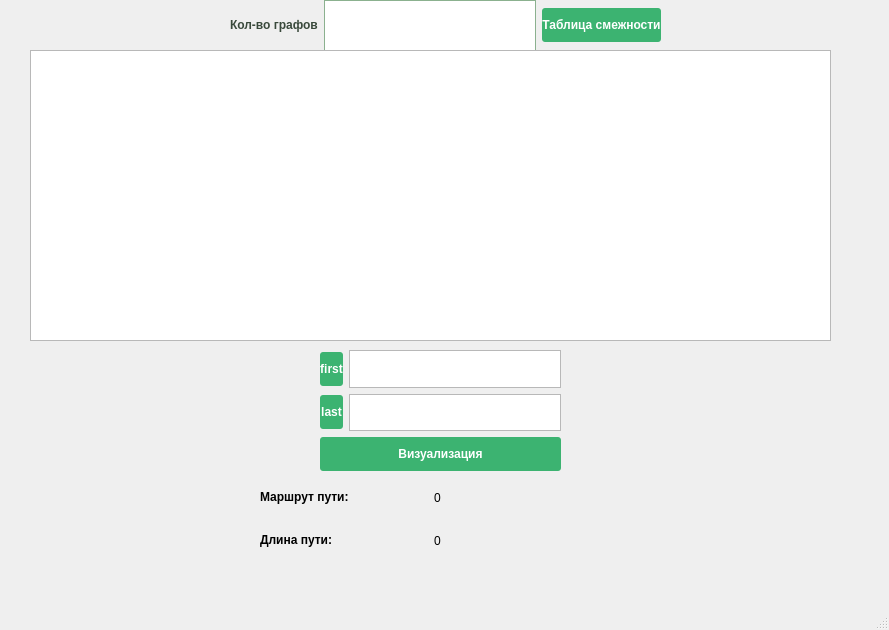
<?xml version="1.0" encoding="UTF-8"?>
<ui version="4.0">
 <class>MainWindow</class>
 <widget class="QMainWindow" name="MainWindow">
  <property name="geometry">
   <rect>
    <x>0</x>
    <y>0</y>
    <width>889</width>
    <height>630</height>
   </rect>
  </property>
  <property name="windowTitle">
   <string>MainWindow</string>
  </property>
  <widget class="QWidget" name="centralwidget">
   <widget class="QWidget" name="gridLayoutWidget_2">
    <property name="geometry">
     <rect>
      <x>320</x>
      <y>350</y>
      <width>241</width>
      <height>121</height>
     </rect>
    </property>
    <layout class="QGridLayout" name="gridLayout_2">
     <item row="0" column="0">
      <widget class="QPushButton" name="first_btn">
       <property name="styleSheet">
        <string notr="true">font-weight: 700;
  color: white;
  text-decoration: none;
  padding: .8em 1em calc(.8em + 3px);
  border-radius: 3px;
  background: rgb(60, 179, 113);
  hover background: rgb(53, 167, 110); 
  background: rgb(60, 179, 113);
padding-top: 10px;
  padding-bottom: 10px;</string>
       </property>
       <property name="text">
        <string>first</string>
       </property>
      </widget>
     </item>
     <item row="1" column="1">
      <widget class="QTextEdit" name="textEdit_3"/>
     </item>
     <item row="0" column="1">
      <widget class="QTextEdit" name="textEdit_2"/>
     </item>
     <item row="1" column="0">
      <widget class="QPushButton" name="last_btn">
       <property name="styleSheet">
        <string notr="true">font-weight: 700;
  color: white;
  text-decoration: none;
  padding: .8em 1em calc(.8em + 3px);
  border-radius: 3px;
  background: rgb(60, 179, 113);
  hover background: rgb(53, 167, 110); 
  background: rgb(60, 179, 113);
padding-top: 10px;
  padding-bottom: 10px;</string>
       </property>
       <property name="text">
        <string>last</string>
       </property>
      </widget>
     </item>
     <item row="2" column="0" colspan="2">
      <widget class="QPushButton" name="visual_btn">
       <property name="styleSheet">
        <string notr="true">font-weight: 700;
  color: white;
  text-decoration: none;
  padding: .8em 1em calc(.8em + 3px);
  border-radius: 3px;
  background: rgb(64,199,129);
  hover background: rgb(53, 167, 110); 
  background: rgb(60, 179, 113);
padding-top: 10px;
  padding-bottom: 10px;</string>
       </property>
       <property name="text">
        <string>Визуализация</string>
       </property>
      </widget>
     </item>
    </layout>
   </widget>
   <widget class="QWidget" name="gridLayoutWidget_3">
    <property name="geometry">
     <rect>
      <x>260</x>
      <y>479</y>
      <width>341</width>
      <height>80</height>
     </rect>
    </property>
    <layout class="QGridLayout" name="gridLayout_3">
     <property name="rightMargin">
      <number>0</number>
     </property>
     <item row="0" column="0">
      <widget class="QLabel" name="label_4">
       <property name="text">
        <string>&lt;html&gt;&lt;head/&gt;&lt;body&gt;&lt;p&gt;&lt;span style=&quot; font-weight:600;&quot;&gt;Маршрут пути:&lt;/span&gt;&lt;/p&gt;&lt;/body&gt;&lt;/html&gt;</string>
       </property>
      </widget>
     </item>
     <item row="0" column="1">
      <widget class="QLabel" name="label">
       <property name="text">
        <string>0</string>
       </property>
      </widget>
     </item>
     <item row="1" column="0">
      <widget class="QLabel" name="label_5">
       <property name="text">
        <string>&lt;html&gt;&lt;head/&gt;&lt;body&gt;&lt;p&gt;&lt;span style=&quot; font-weight:600;&quot;&gt;Длина пути:&lt;/span&gt;&lt;/p&gt;&lt;/body&gt;&lt;/html&gt;</string>
       </property>
      </widget>
     </item>
     <item row="1" column="1">
      <widget class="QLabel" name="label_2">
       <property name="text">
        <string>0</string>
       </property>
      </widget>
     </item>
    </layout>
   </widget>
   <widget class="QWidget" name="gridLayoutWidget">
    <property name="geometry">
     <rect>
      <x>230</x>
      <y>0</y>
      <width>431</width>
      <height>51</height>
     </rect>
    </property>
    <layout class="QGridLayout" name="gridLayout">
     <item row="0" column="1">
      <widget class="QTextEdit" name="textEdit">
       <property name="palette">
        <palette>
         <active>
          <colorrole role="WindowText">
           <brush brushstyle="SolidPattern">
            <color alpha="255">
             <red>57</red>
             <green>73</green>
             <blue>59</blue>
            </color>
           </brush>
          </colorrole>
          <colorrole role="Button">
           <brush brushstyle="SolidPattern">
            <color alpha="255">
             <red>180</red>
             <green>229</green>
             <blue>186</blue>
            </color>
           </brush>
          </colorrole>
          <colorrole role="Light">
           <brush brushstyle="SolidPattern">
            <color alpha="255">
             <red>180</red>
             <green>229</green>
             <blue>186</blue>
            </color>
           </brush>
          </colorrole>
          <colorrole role="Midlight">
           <brush brushstyle="SolidPattern">
            <color alpha="255">
             <red>180</red>
             <green>229</green>
             <blue>186</blue>
            </color>
           </brush>
          </colorrole>
          <colorrole role="Dark">
           <brush brushstyle="SolidPattern">
            <color alpha="255">
             <red>58</red>
             <green>74</green>
             <blue>60</blue>
            </color>
           </brush>
          </colorrole>
          <colorrole role="Mid">
           <brush brushstyle="SolidPattern">
            <color alpha="255">
             <red>55</red>
             <green>70</green>
             <blue>57</blue>
            </color>
           </brush>
          </colorrole>
          <colorrole role="Text">
           <brush brushstyle="SolidPattern">
            <color alpha="255">
             <red>57</red>
             <green>73</green>
             <blue>59</blue>
            </color>
           </brush>
          </colorrole>
          <colorrole role="BrightText">
           <brush brushstyle="SolidPattern">
            <color alpha="255">
             <red>180</red>
             <green>229</green>
             <blue>186</blue>
            </color>
           </brush>
          </colorrole>
          <colorrole role="ButtonText">
           <brush brushstyle="SolidPattern">
            <color alpha="255">
             <red>57</red>
             <green>73</green>
             <blue>59</blue>
            </color>
           </brush>
          </colorrole>
          <colorrole role="Base">
           <brush brushstyle="SolidPattern">
            <color alpha="255">
             <red>255</red>
             <green>255</green>
             <blue>255</blue>
            </color>
           </brush>
          </colorrole>
          <colorrole role="Window">
           <brush brushstyle="SolidPattern">
            <color alpha="255">
             <red>180</red>
             <green>229</green>
             <blue>186</blue>
            </color>
           </brush>
          </colorrole>
          <colorrole role="Highlight">
           <brush brushstyle="SolidPattern">
            <color alpha="255">
             <red>57</red>
             <green>73</green>
             <blue>59</blue>
            </color>
           </brush>
          </colorrole>
          <colorrole role="Link">
           <brush brushstyle="SolidPattern">
            <color alpha="255">
             <red>55</red>
             <green>71</green>
             <blue>57</blue>
            </color>
           </brush>
          </colorrole>
          <colorrole role="LinkVisited">
           <brush brushstyle="SolidPattern">
            <color alpha="255">
             <red>38</red>
             <green>48</green>
             <blue>39</blue>
            </color>
           </brush>
          </colorrole>
          <colorrole role="AlternateBase">
           <brush brushstyle="SolidPattern">
            <color alpha="255">
             <red>180</red>
             <green>229</green>
             <blue>186</blue>
            </color>
           </brush>
          </colorrole>
          <colorrole role="ToolTipText">
           <brush brushstyle="SolidPattern">
            <color alpha="255">
             <red>56</red>
             <green>72</green>
             <blue>58</blue>
            </color>
           </brush>
          </colorrole>
          <colorrole role="PlaceholderText">
           <brush brushstyle="SolidPattern">
            <color alpha="255">
             <red>56</red>
             <green>71</green>
             <blue>58</blue>
            </color>
           </brush>
          </colorrole>
         </active>
         <inactive>
          <colorrole role="WindowText">
           <brush brushstyle="SolidPattern">
            <color alpha="255">
             <red>57</red>
             <green>73</green>
             <blue>59</blue>
            </color>
           </brush>
          </colorrole>
          <colorrole role="Button">
           <brush brushstyle="SolidPattern">
            <color alpha="255">
             <red>180</red>
             <green>229</green>
             <blue>186</blue>
            </color>
           </brush>
          </colorrole>
          <colorrole role="Light">
           <brush brushstyle="SolidPattern">
            <color alpha="255">
             <red>180</red>
             <green>229</green>
             <blue>186</blue>
            </color>
           </brush>
          </colorrole>
          <colorrole role="Midlight">
           <brush brushstyle="SolidPattern">
            <color alpha="255">
             <red>180</red>
             <green>229</green>
             <blue>186</blue>
            </color>
           </brush>
          </colorrole>
          <colorrole role="Dark">
           <brush brushstyle="SolidPattern">
            <color alpha="255">
             <red>58</red>
             <green>74</green>
             <blue>60</blue>
            </color>
           </brush>
          </colorrole>
          <colorrole role="Mid">
           <brush brushstyle="SolidPattern">
            <color alpha="255">
             <red>55</red>
             <green>70</green>
             <blue>57</blue>
            </color>
           </brush>
          </colorrole>
          <colorrole role="Text">
           <brush brushstyle="SolidPattern">
            <color alpha="255">
             <red>57</red>
             <green>73</green>
             <blue>59</blue>
            </color>
           </brush>
          </colorrole>
          <colorrole role="BrightText">
           <brush brushstyle="SolidPattern">
            <color alpha="255">
             <red>180</red>
             <green>229</green>
             <blue>186</blue>
            </color>
           </brush>
          </colorrole>
          <colorrole role="ButtonText">
           <brush brushstyle="SolidPattern">
            <color alpha="255">
             <red>57</red>
             <green>73</green>
             <blue>59</blue>
            </color>
           </brush>
          </colorrole>
          <colorrole role="Base">
           <brush brushstyle="SolidPattern">
            <color alpha="255">
             <red>255</red>
             <green>255</green>
             <blue>255</blue>
            </color>
           </brush>
          </colorrole>
          <colorrole role="Window">
           <brush brushstyle="SolidPattern">
            <color alpha="255">
             <red>180</red>
             <green>229</green>
             <blue>186</blue>
            </color>
           </brush>
          </colorrole>
          <colorrole role="Highlight">
           <brush brushstyle="SolidPattern">
            <color alpha="255">
             <red>57</red>
             <green>73</green>
             <blue>59</blue>
            </color>
           </brush>
          </colorrole>
          <colorrole role="Link">
           <brush brushstyle="SolidPattern">
            <color alpha="255">
             <red>55</red>
             <green>71</green>
             <blue>57</blue>
            </color>
           </brush>
          </colorrole>
          <colorrole role="LinkVisited">
           <brush brushstyle="SolidPattern">
            <color alpha="255">
             <red>38</red>
             <green>48</green>
             <blue>39</blue>
            </color>
           </brush>
          </colorrole>
          <colorrole role="AlternateBase">
           <brush brushstyle="SolidPattern">
            <color alpha="255">
             <red>180</red>
             <green>229</green>
             <blue>186</blue>
            </color>
           </brush>
          </colorrole>
          <colorrole role="ToolTipText">
           <brush brushstyle="SolidPattern">
            <color alpha="255">
             <red>56</red>
             <green>72</green>
             <blue>58</blue>
            </color>
           </brush>
          </colorrole>
          <colorrole role="PlaceholderText">
           <brush brushstyle="SolidPattern">
            <color alpha="255">
             <red>56</red>
             <green>71</green>
             <blue>58</blue>
            </color>
           </brush>
          </colorrole>
         </inactive>
         <disabled>
          <colorrole role="WindowText">
           <brush brushstyle="SolidPattern">
            <color alpha="255">
             <red>58</red>
             <green>74</green>
             <blue>60</blue>
            </color>
           </brush>
          </colorrole>
          <colorrole role="Button">
           <brush brushstyle="SolidPattern">
            <color alpha="255">
             <red>180</red>
             <green>229</green>
             <blue>186</blue>
            </color>
           </brush>
          </colorrole>
          <colorrole role="Light">
           <brush brushstyle="SolidPattern">
            <color alpha="255">
             <red>180</red>
             <green>229</green>
             <blue>186</blue>
            </color>
           </brush>
          </colorrole>
          <colorrole role="Midlight">
           <brush brushstyle="SolidPattern">
            <color alpha="255">
             <red>180</red>
             <green>229</green>
             <blue>186</blue>
            </color>
           </brush>
          </colorrole>
          <colorrole role="Dark">
           <brush brushstyle="SolidPattern">
            <color alpha="255">
             <red>58</red>
             <green>74</green>
             <blue>60</blue>
            </color>
           </brush>
          </colorrole>
          <colorrole role="Mid">
           <brush brushstyle="SolidPattern">
            <color alpha="255">
             <red>55</red>
             <green>70</green>
             <blue>57</blue>
            </color>
           </brush>
          </colorrole>
          <colorrole role="Text">
           <brush brushstyle="SolidPattern">
            <color alpha="255">
             <red>58</red>
             <green>74</green>
             <blue>60</blue>
            </color>
           </brush>
          </colorrole>
          <colorrole role="BrightText">
           <brush brushstyle="SolidPattern">
            <color alpha="255">
             <red>180</red>
             <green>229</green>
             <blue>186</blue>
            </color>
           </brush>
          </colorrole>
          <colorrole role="ButtonText">
           <brush brushstyle="SolidPattern">
            <color alpha="255">
             <red>58</red>
             <green>74</green>
             <blue>60</blue>
            </color>
           </brush>
          </colorrole>
          <colorrole role="Base">
           <brush brushstyle="SolidPattern">
            <color alpha="255">
             <red>180</red>
             <green>229</green>
             <blue>186</blue>
            </color>
           </brush>
          </colorrole>
          <colorrole role="Window">
           <brush brushstyle="SolidPattern">
            <color alpha="255">
             <red>180</red>
             <green>229</green>
             <blue>186</blue>
            </color>
           </brush>
          </colorrole>
          <colorrole role="Highlight">
           <brush brushstyle="SolidPattern">
            <color alpha="255">
             <red>0</red>
             <green>120</green>
             <blue>215</blue>
            </color>
           </brush>
          </colorrole>
          <colorrole role="Link">
           <brush brushstyle="SolidPattern">
            <color alpha="255">
             <red>55</red>
             <green>71</green>
             <blue>57</blue>
            </color>
           </brush>
          </colorrole>
          <colorrole role="LinkVisited">
           <brush brushstyle="SolidPattern">
            <color alpha="255">
             <red>38</red>
             <green>48</green>
             <blue>39</blue>
            </color>
           </brush>
          </colorrole>
          <colorrole role="AlternateBase">
           <brush brushstyle="SolidPattern">
            <color alpha="255">
             <red>180</red>
             <green>229</green>
             <blue>186</blue>
            </color>
           </brush>
          </colorrole>
          <colorrole role="ToolTipText">
           <brush brushstyle="SolidPattern">
            <color alpha="255">
             <red>56</red>
             <green>72</green>
             <blue>58</blue>
            </color>
           </brush>
          </colorrole>
          <colorrole role="PlaceholderText">
           <brush brushstyle="SolidPattern">
            <color alpha="255">
             <red>56</red>
             <green>71</green>
             <blue>58</blue>
            </color>
           </brush>
          </colorrole>
         </disabled>
        </palette>
       </property>
      </widget>
     </item>
     <item row="0" column="0">
      <widget class="QLabel" name="label_3">
       <property name="palette">
        <palette>
         <active>
          <colorrole role="WindowText">
           <brush brushstyle="SolidPattern">
            <color alpha="255">
             <red>57</red>
             <green>73</green>
             <blue>59</blue>
            </color>
           </brush>
          </colorrole>
          <colorrole role="Button">
           <brush brushstyle="SolidPattern">
            <color alpha="255">
             <red>180</red>
             <green>229</green>
             <blue>186</blue>
            </color>
           </brush>
          </colorrole>
          <colorrole role="Light">
           <brush brushstyle="SolidPattern">
            <color alpha="255">
             <red>180</red>
             <green>229</green>
             <blue>186</blue>
            </color>
           </brush>
          </colorrole>
          <colorrole role="Midlight">
           <brush brushstyle="SolidPattern">
            <color alpha="255">
             <red>180</red>
             <green>229</green>
             <blue>186</blue>
            </color>
           </brush>
          </colorrole>
          <colorrole role="Dark">
           <brush brushstyle="SolidPattern">
            <color alpha="255">
             <red>58</red>
             <green>74</green>
             <blue>60</blue>
            </color>
           </brush>
          </colorrole>
          <colorrole role="Mid">
           <brush brushstyle="SolidPattern">
            <color alpha="255">
             <red>55</red>
             <green>70</green>
             <blue>57</blue>
            </color>
           </brush>
          </colorrole>
          <colorrole role="Text">
           <brush brushstyle="SolidPattern">
            <color alpha="255">
             <red>57</red>
             <green>73</green>
             <blue>59</blue>
            </color>
           </brush>
          </colorrole>
          <colorrole role="BrightText">
           <brush brushstyle="SolidPattern">
            <color alpha="255">
             <red>180</red>
             <green>229</green>
             <blue>186</blue>
            </color>
           </brush>
          </colorrole>
          <colorrole role="ButtonText">
           <brush brushstyle="SolidPattern">
            <color alpha="255">
             <red>57</red>
             <green>73</green>
             <blue>59</blue>
            </color>
           </brush>
          </colorrole>
          <colorrole role="Base">
           <brush brushstyle="SolidPattern">
            <color alpha="255">
             <red>180</red>
             <green>229</green>
             <blue>186</blue>
            </color>
           </brush>
          </colorrole>
          <colorrole role="Window">
           <brush brushstyle="SolidPattern">
            <color alpha="255">
             <red>180</red>
             <green>229</green>
             <blue>186</blue>
            </color>
           </brush>
          </colorrole>
          <colorrole role="Highlight">
           <brush brushstyle="SolidPattern">
            <color alpha="255">
             <red>57</red>
             <green>73</green>
             <blue>59</blue>
            </color>
           </brush>
          </colorrole>
          <colorrole role="Link">
           <brush brushstyle="SolidPattern">
            <color alpha="255">
             <red>55</red>
             <green>71</green>
             <blue>57</blue>
            </color>
           </brush>
          </colorrole>
          <colorrole role="LinkVisited">
           <brush brushstyle="SolidPattern">
            <color alpha="255">
             <red>38</red>
             <green>48</green>
             <blue>39</blue>
            </color>
           </brush>
          </colorrole>
          <colorrole role="AlternateBase">
           <brush brushstyle="SolidPattern">
            <color alpha="255">
             <red>180</red>
             <green>229</green>
             <blue>186</blue>
            </color>
           </brush>
          </colorrole>
          <colorrole role="ToolTipText">
           <brush brushstyle="SolidPattern">
            <color alpha="255">
             <red>56</red>
             <green>72</green>
             <blue>58</blue>
            </color>
           </brush>
          </colorrole>
          <colorrole role="PlaceholderText">
           <brush brushstyle="SolidPattern">
            <color alpha="255">
             <red>56</red>
             <green>71</green>
             <blue>58</blue>
            </color>
           </brush>
          </colorrole>
         </active>
         <inactive>
          <colorrole role="WindowText">
           <brush brushstyle="SolidPattern">
            <color alpha="255">
             <red>57</red>
             <green>73</green>
             <blue>59</blue>
            </color>
           </brush>
          </colorrole>
          <colorrole role="Button">
           <brush brushstyle="SolidPattern">
            <color alpha="255">
             <red>180</red>
             <green>229</green>
             <blue>186</blue>
            </color>
           </brush>
          </colorrole>
          <colorrole role="Light">
           <brush brushstyle="SolidPattern">
            <color alpha="255">
             <red>180</red>
             <green>229</green>
             <blue>186</blue>
            </color>
           </brush>
          </colorrole>
          <colorrole role="Midlight">
           <brush brushstyle="SolidPattern">
            <color alpha="255">
             <red>180</red>
             <green>229</green>
             <blue>186</blue>
            </color>
           </brush>
          </colorrole>
          <colorrole role="Dark">
           <brush brushstyle="SolidPattern">
            <color alpha="255">
             <red>58</red>
             <green>74</green>
             <blue>60</blue>
            </color>
           </brush>
          </colorrole>
          <colorrole role="Mid">
           <brush brushstyle="SolidPattern">
            <color alpha="255">
             <red>55</red>
             <green>70</green>
             <blue>57</blue>
            </color>
           </brush>
          </colorrole>
          <colorrole role="Text">
           <brush brushstyle="SolidPattern">
            <color alpha="255">
             <red>57</red>
             <green>73</green>
             <blue>59</blue>
            </color>
           </brush>
          </colorrole>
          <colorrole role="BrightText">
           <brush brushstyle="SolidPattern">
            <color alpha="255">
             <red>180</red>
             <green>229</green>
             <blue>186</blue>
            </color>
           </brush>
          </colorrole>
          <colorrole role="ButtonText">
           <brush brushstyle="SolidPattern">
            <color alpha="255">
             <red>57</red>
             <green>73</green>
             <blue>59</blue>
            </color>
           </brush>
          </colorrole>
          <colorrole role="Base">
           <brush brushstyle="SolidPattern">
            <color alpha="255">
             <red>180</red>
             <green>229</green>
             <blue>186</blue>
            </color>
           </brush>
          </colorrole>
          <colorrole role="Window">
           <brush brushstyle="SolidPattern">
            <color alpha="255">
             <red>180</red>
             <green>229</green>
             <blue>186</blue>
            </color>
           </brush>
          </colorrole>
          <colorrole role="Highlight">
           <brush brushstyle="SolidPattern">
            <color alpha="255">
             <red>57</red>
             <green>73</green>
             <blue>59</blue>
            </color>
           </brush>
          </colorrole>
          <colorrole role="Link">
           <brush brushstyle="SolidPattern">
            <color alpha="255">
             <red>55</red>
             <green>71</green>
             <blue>57</blue>
            </color>
           </brush>
          </colorrole>
          <colorrole role="LinkVisited">
           <brush brushstyle="SolidPattern">
            <color alpha="255">
             <red>38</red>
             <green>48</green>
             <blue>39</blue>
            </color>
           </brush>
          </colorrole>
          <colorrole role="AlternateBase">
           <brush brushstyle="SolidPattern">
            <color alpha="255">
             <red>180</red>
             <green>229</green>
             <blue>186</blue>
            </color>
           </brush>
          </colorrole>
          <colorrole role="ToolTipText">
           <brush brushstyle="SolidPattern">
            <color alpha="255">
             <red>56</red>
             <green>72</green>
             <blue>58</blue>
            </color>
           </brush>
          </colorrole>
          <colorrole role="PlaceholderText">
           <brush brushstyle="SolidPattern">
            <color alpha="255">
             <red>56</red>
             <green>71</green>
             <blue>58</blue>
            </color>
           </brush>
          </colorrole>
         </inactive>
         <disabled>
          <colorrole role="WindowText">
           <brush brushstyle="SolidPattern">
            <color alpha="255">
             <red>58</red>
             <green>74</green>
             <blue>60</blue>
            </color>
           </brush>
          </colorrole>
          <colorrole role="Button">
           <brush brushstyle="SolidPattern">
            <color alpha="255">
             <red>180</red>
             <green>229</green>
             <blue>186</blue>
            </color>
           </brush>
          </colorrole>
          <colorrole role="Light">
           <brush brushstyle="SolidPattern">
            <color alpha="255">
             <red>180</red>
             <green>229</green>
             <blue>186</blue>
            </color>
           </brush>
          </colorrole>
          <colorrole role="Midlight">
           <brush brushstyle="SolidPattern">
            <color alpha="255">
             <red>180</red>
             <green>229</green>
             <blue>186</blue>
            </color>
           </brush>
          </colorrole>
          <colorrole role="Dark">
           <brush brushstyle="SolidPattern">
            <color alpha="255">
             <red>58</red>
             <green>74</green>
             <blue>60</blue>
            </color>
           </brush>
          </colorrole>
          <colorrole role="Mid">
           <brush brushstyle="SolidPattern">
            <color alpha="255">
             <red>55</red>
             <green>70</green>
             <blue>57</blue>
            </color>
           </brush>
          </colorrole>
          <colorrole role="Text">
           <brush brushstyle="SolidPattern">
            <color alpha="255">
             <red>58</red>
             <green>74</green>
             <blue>60</blue>
            </color>
           </brush>
          </colorrole>
          <colorrole role="BrightText">
           <brush brushstyle="SolidPattern">
            <color alpha="255">
             <red>180</red>
             <green>229</green>
             <blue>186</blue>
            </color>
           </brush>
          </colorrole>
          <colorrole role="ButtonText">
           <brush brushstyle="SolidPattern">
            <color alpha="255">
             <red>58</red>
             <green>74</green>
             <blue>60</blue>
            </color>
           </brush>
          </colorrole>
          <colorrole role="Base">
           <brush brushstyle="SolidPattern">
            <color alpha="255">
             <red>180</red>
             <green>229</green>
             <blue>186</blue>
            </color>
           </brush>
          </colorrole>
          <colorrole role="Window">
           <brush brushstyle="SolidPattern">
            <color alpha="255">
             <red>180</red>
             <green>229</green>
             <blue>186</blue>
            </color>
           </brush>
          </colorrole>
          <colorrole role="Highlight">
           <brush brushstyle="SolidPattern">
            <color alpha="255">
             <red>0</red>
             <green>120</green>
             <blue>215</blue>
            </color>
           </brush>
          </colorrole>
          <colorrole role="Link">
           <brush brushstyle="SolidPattern">
            <color alpha="255">
             <red>55</red>
             <green>71</green>
             <blue>57</blue>
            </color>
           </brush>
          </colorrole>
          <colorrole role="LinkVisited">
           <brush brushstyle="SolidPattern">
            <color alpha="255">
             <red>38</red>
             <green>48</green>
             <blue>39</blue>
            </color>
           </brush>
          </colorrole>
          <colorrole role="AlternateBase">
           <brush brushstyle="SolidPattern">
            <color alpha="255">
             <red>180</red>
             <green>229</green>
             <blue>186</blue>
            </color>
           </brush>
          </colorrole>
          <colorrole role="ToolTipText">
           <brush brushstyle="SolidPattern">
            <color alpha="255">
             <red>56</red>
             <green>72</green>
             <blue>58</blue>
            </color>
           </brush>
          </colorrole>
          <colorrole role="PlaceholderText">
           <brush brushstyle="SolidPattern">
            <color alpha="255">
             <red>56</red>
             <green>71</green>
             <blue>58</blue>
            </color>
           </brush>
          </colorrole>
         </disabled>
        </palette>
       </property>
       <property name="text">
        <string>&lt;html&gt;&lt;head/&gt;&lt;body&gt;&lt;p&gt;&lt;span style=&quot; font-weight:600;&quot;&gt;Кол-во графов&lt;/span&gt;&lt;/p&gt;&lt;/body&gt;&lt;/html&gt;</string>
       </property>
      </widget>
     </item>
     <item row="0" column="2">
      <widget class="QPushButton" name="table_btn">
       <property name="styleSheet">
        <string notr="true">font-weight: 700;
  color: white;
  text-decoration: none;
  padding: .8em 1em calc(.8em + 3px);
  border-radius: 3px;
  background: rgb(64,199,129);
  hover background: rgb(53, 167, 110); 
  background: rgb(60, 179, 113);
padding-top: 10px;
  padding-bottom: 10px;</string>
       </property>
       <property name="text">
        <string>Таблица смежности</string>
       </property>
      </widget>
     </item>
    </layout>
   </widget>
   <widget class="QTableWidget" name="tableWidget">
    <property name="geometry">
     <rect>
      <x>30</x>
      <y>50</y>
      <width>801</width>
      <height>291</height>
     </rect>
    </property>
   </widget>
  </widget>
  <widget class="QMenuBar" name="menubar">
   <property name="geometry">
    <rect>
     <x>0</x>
     <y>0</y>
     <width>889</width>
     <height>25</height>
    </rect>
   </property>
  </widget>
  <widget class="QStatusBar" name="statusbar"/>
 </widget>
 <resources/>
 <connections/>
</ui>
